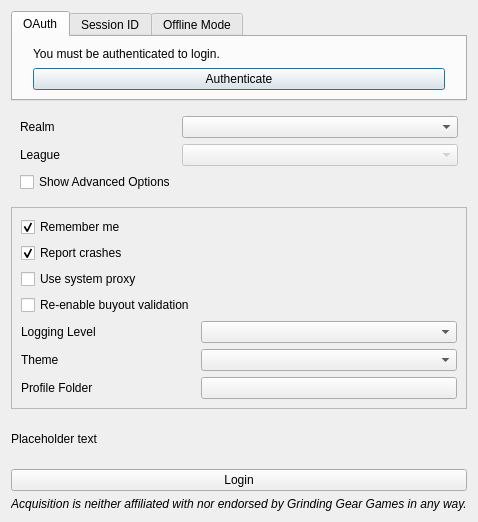
<?xml version="1.0" encoding="UTF-8"?>
<ui version="4.0">
 <class>LoginDialog</class>
 <widget class="QDialog" name="LoginDialog">
  <property name="geometry">
   <rect>
    <x>0</x>
    <y>0</y>
    <width>471</width>
    <height>522</height>
   </rect>
  </property>
  <property name="sizePolicy">
   <sizepolicy hsizetype="Fixed" vsizetype="Fixed">
    <horstretch>0</horstretch>
    <verstretch>0</verstretch>
   </sizepolicy>
  </property>
  <property name="windowTitle">
   <string>Log in</string>
  </property>
  <layout class="QVBoxLayout" name="verticalLayout">
   <item>
    <widget class="QTabWidget" name="loginTabs">
     <property name="sizePolicy">
      <sizepolicy hsizetype="Minimum" vsizetype="Minimum">
       <horstretch>0</horstretch>
       <verstretch>0</verstretch>
      </sizepolicy>
     </property>
     <property name="currentIndex">
      <number>0</number>
     </property>
     <widget class="QWidget" name="oauthTab">
      <attribute name="title">
       <string>OAuth</string>
      </attribute>
      <layout class="QVBoxLayout" name="oauthTabLayout">
       <property name="leftMargin">
        <number>20</number>
       </property>
       <property name="rightMargin">
        <number>20</number>
       </property>
       <item>
        <widget class="QLabel" name="authenticateLabel">
         <property name="sizePolicy">
          <sizepolicy hsizetype="Minimum" vsizetype="Minimum">
           <horstretch>0</horstretch>
           <verstretch>0</verstretch>
          </sizepolicy>
         </property>
         <property name="text">
          <string>You must be authenticated to login.</string>
         </property>
        </widget>
       </item>
       <item>
        <widget class="QPushButton" name="authenticateButton">
         <property name="text">
          <string>Authenticate</string>
         </property>
        </widget>
       </item>
      </layout>
     </widget>
     <widget class="QWidget" name="sessionIdTab">
      <property name="sizePolicy">
       <sizepolicy hsizetype="Minimum" vsizetype="Minimum">
        <horstretch>0</horstretch>
        <verstretch>0</verstretch>
       </sizepolicy>
      </property>
      <attribute name="title">
       <string>Session ID</string>
      </attribute>
      <layout class="QVBoxLayout" name="sessionIdTabLayout">
       <property name="leftMargin">
        <number>20</number>
       </property>
       <property name="rightMargin">
        <number>20</number>
       </property>
       <item>
        <layout class="QFormLayout" name="sessionIdFormLayout">
         <item row="0" column="0">
          <widget class="QLabel" name="sessIDLabel">
           <property name="sizePolicy">
            <sizepolicy hsizetype="Preferred" vsizetype="Fixed">
             <horstretch>0</horstretch>
             <verstretch>0</verstretch>
            </sizepolicy>
           </property>
           <property name="minimumSize">
            <size>
             <width>65</width>
             <height>0</height>
            </size>
           </property>
           <property name="text">
            <string>POESESSID</string>
           </property>
          </widget>
         </item>
         <item row="0" column="1">
          <widget class="QLineEdit" name="sessionIDLineEdit">
           <property name="echoMode">
            <enum>QLineEdit::EchoMode::Password</enum>
           </property>
          </widget>
         </item>
        </layout>
       </item>
      </layout>
     </widget>
     <widget class="QWidget" name="offlineTab">
      <attribute name="title">
       <string>Offline Mode</string>
      </attribute>
      <layout class="QVBoxLayout" name="verticalLayout_3">
       <property name="leftMargin">
        <number>20</number>
       </property>
       <property name="topMargin">
        <number>7</number>
       </property>
       <property name="rightMargin">
        <number>20</number>
       </property>
       <item>
        <widget class="QLabel" name="offlineLabel">
         <property name="text">
          <string>Offline mode is not implemented yet.</string>
         </property>
        </widget>
       </item>
       <item>
        <widget class="QPushButton" name="offlineButton">
         <property name="enabled">
          <bool>false</bool>
         </property>
         <property name="text">
          <string>Open an existing data file</string>
         </property>
        </widget>
       </item>
      </layout>
     </widget>
    </widget>
   </item>
   <item>
    <widget class="QWidget" name="optionsWidget" native="true">
     <layout class="QFormLayout" name="formLayout">
      <item row="0" column="0">
       <widget class="QLabel" name="realmLabel">
        <property name="text">
         <string>Realm</string>
        </property>
       </widget>
      </item>
      <item row="0" column="1">
       <widget class="QComboBox" name="realmComboBox">
        <property name="currentText">
         <string/>
        </property>
       </widget>
      </item>
      <item row="1" column="0">
       <widget class="QLabel" name="leagueLabel">
        <property name="minimumSize">
         <size>
          <width>65</width>
          <height>0</height>
         </size>
        </property>
        <property name="text">
         <string>League</string>
        </property>
       </widget>
      </item>
      <item row="1" column="1">
       <widget class="QComboBox" name="leagueComboBox">
        <property name="enabled">
         <bool>false</bool>
        </property>
        <property name="sizeAdjustPolicy">
         <enum>QComboBox::SizeAdjustPolicy::AdjustToContents</enum>
        </property>
       </widget>
      </item>
      <item row="2" column="0">
       <widget class="QCheckBox" name="advancedCheckBox">
        <property name="text">
         <string>Show Advanced Options</string>
        </property>
       </widget>
      </item>
     </layout>
    </widget>
   </item>
   <item>
    <widget class="QFrame" name="advancedOptionsFrame">
     <property name="sizePolicy">
      <sizepolicy hsizetype="Preferred" vsizetype="Preferred">
       <horstretch>0</horstretch>
       <verstretch>0</verstretch>
      </sizepolicy>
     </property>
     <property name="frameShape">
      <enum>QFrame::Shape::StyledPanel</enum>
     </property>
     <property name="frameShadow">
      <enum>QFrame::Shadow::Raised</enum>
     </property>
     <layout class="QFormLayout" name="formLayout_2">
      <item row="3" column="0">
       <widget class="QCheckBox" name="proxyCheckBox">
        <property name="text">
         <string>Use system proxy</string>
        </property>
       </widget>
      </item>
      <item row="2" column="0">
       <widget class="QCheckBox" name="reportCrashesCheckBox">
        <property name="text">
         <string>Report crashes</string>
        </property>
        <property name="checked">
         <bool>true</bool>
        </property>
       </widget>
      </item>
      <item row="1" column="0">
       <widget class="QCheckBox" name="rememberMeCheckBox">
        <property name="text">
         <string>Remember me</string>
        </property>
        <property name="checked">
         <bool>true</bool>
        </property>
       </widget>
      </item>
      <item row="5" column="0">
       <widget class="QLabel" name="loggingLevelLabel">
        <property name="text">
         <string>Logging Level</string>
        </property>
       </widget>
      </item>
      <item row="5" column="1">
       <widget class="QComboBox" name="loggingLevelComboBox"/>
      </item>
      <item row="6" column="0">
       <widget class="QLabel" name="themeLabel">
        <property name="text">
         <string>Theme</string>
        </property>
       </widget>
      </item>
      <item row="6" column="1">
       <widget class="QComboBox" name="themeComboBox"/>
      </item>
      <item row="7" column="0">
       <widget class="QLabel" name="userDirLabel">
        <property name="text">
         <string>Profile Folder</string>
        </property>
       </widget>
      </item>
      <item row="7" column="1">
       <widget class="QPushButton" name="userDirButton">
        <property name="text">
         <string/>
        </property>
       </widget>
      </item>
      <item row="4" column="0">
       <widget class="QCheckBox" name="buyoutValidationCheckBox">
        <property name="text">
         <string>Re-enable buyout validation</string>
        </property>
       </widget>
      </item>
     </layout>
    </widget>
   </item>
   <item>
    <widget class="QLabel" name="errorLabel">
     <property name="text">
      <string>Placeholder text</string>
     </property>
    </widget>
   </item>
   <item>
    <widget class="QPushButton" name="loginButton">
     <property name="sizePolicy">
      <sizepolicy hsizetype="Minimum" vsizetype="Fixed">
       <horstretch>0</horstretch>
       <verstretch>0</verstretch>
      </sizepolicy>
     </property>
     <property name="text">
      <string>Login</string>
     </property>
    </widget>
   </item>
   <item>
    <widget class="QLabel" name="disclaimerLabel">
     <property name="sizePolicy">
      <sizepolicy hsizetype="Minimum" vsizetype="Fixed">
       <horstretch>0</horstretch>
       <verstretch>0</verstretch>
      </sizepolicy>
     </property>
     <property name="font">
      <font>
       <italic>true</italic>
      </font>
     </property>
     <property name="text">
      <string>Acquisition is neither affiliated with nor endorsed by Grinding Gear Games in any way.</string>
     </property>
     <property name="alignment">
      <set>Qt::AlignmentFlag::AlignCenter</set>
     </property>
    </widget>
   </item>
  </layout>
 </widget>
 <resources/>
 <connections/>
</ui>
